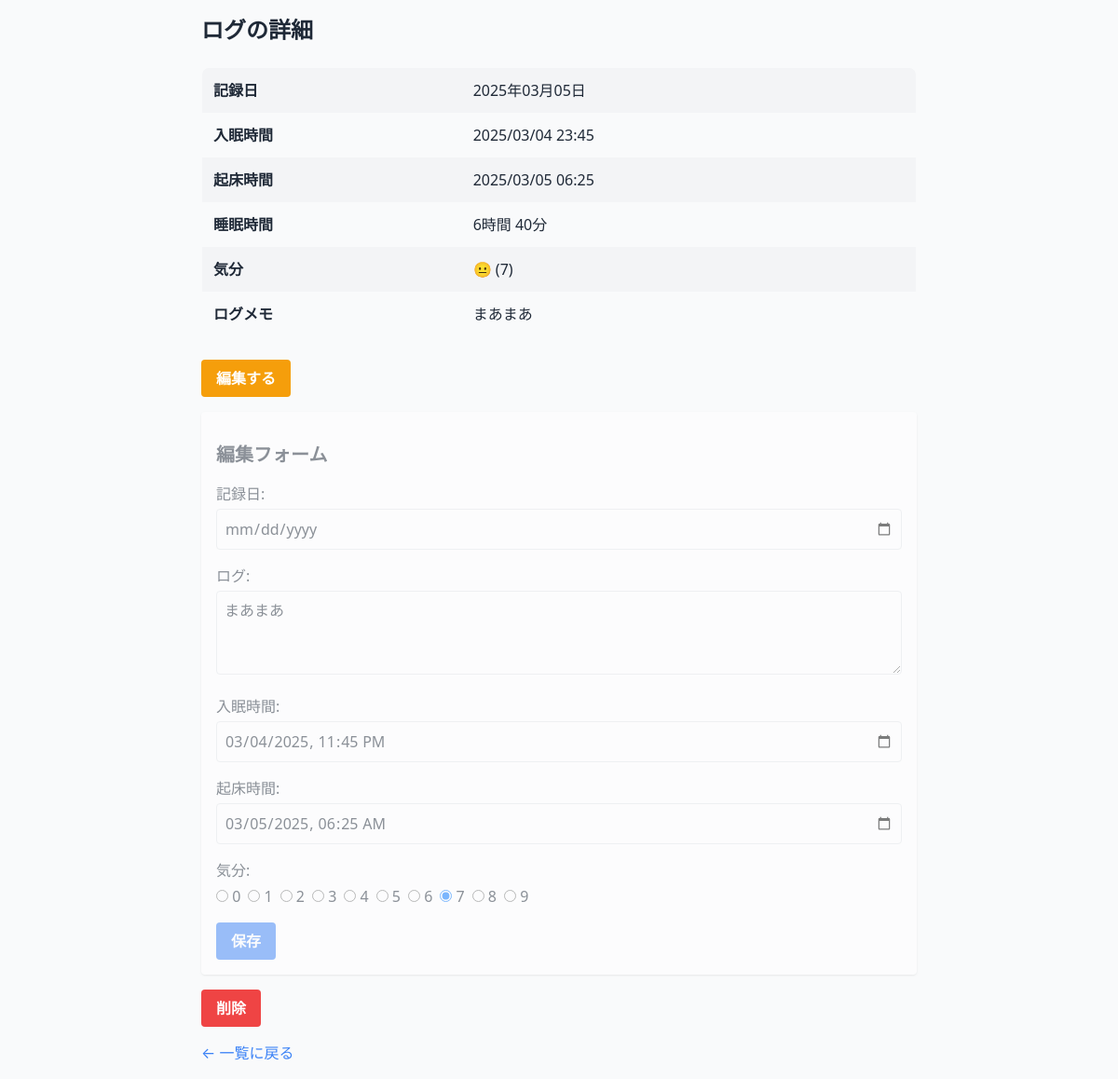
Screenshot of /logs/2/ with the database file from the repository.
### logs/models.py (models this page shows, shortened)
class Log(models.Model):
    date = models.DateField(default=date.today)  # 記録の日付
    sleep_time = models.DateTimeField("sleep time", null=True, blank=True)  # 入眠時間
    wakeup_time = models.DateTimeField("wakeup time", null=True, blank=True)  # 起床時間
    log_text = models.CharField(max_length=200)  # ログ（テキスト）
    mood = models.IntegerField(default=5)  # 気分（1-10 の数値）
    sleep_duration = models.DurationField(null=True, blank=True)  # ← 追加

### logs/views.py (the view)
# urls.py: path("<int:log_id>/", views.detail, name="detail"),
def detail(request, log_id):
    log = get_object_or_404(Log, pk=log_id)
    sleep_duration_str = None
    if log.sleep_duration:
        total_seconds = log.sleep_duration.total_seconds()
        hours = int(total_seconds // 3600)
        minutes = int((total_seconds % 3600) // 60)
        sleep_duration_str = f"{hours}時間 {minutes}分"
    return render(request, "logs/detail.html", {"log": log, "sleep_duration_str": sleep_duration_str})

### logs/templates/logs/detail.html (shortened to what this page needs)
{% extends "base.html" %}
{% block content %}
<div class="max-w-3xl mx-auto">
  <h2 class="text-2xl font-bold mb-6">ログの詳細</h2>
  <table class="w-full mb-6 text-left border border-gray-200 rounded-lg overflow-hidden">
    <tbody>
      <tr class="bg-gray-100">
        <th class="p-3 font-semibold">記録日</th>
        <td class="p-3">{{ log.date|date:"Y年m月d日" }}</td>
      </tr>
      <tr>
        <th class="p-3 font-semibold">入眠時間</th>
        <td class="p-3">{% if log.sleep_time %}{{ log.sleep_time|date:"Y/m/d H:i" }}{% else %}-{% endif %}</td>
      </tr>
      <tr class="bg-gray-100">
        <th class="p-3 font-semibold">起床時間</th>
        <td class="p-3">{% if log.wakeup_time %}{{ log.wakeup_time|date:"Y/m/d H:i" }}{% else %}-{% endif %}</td>
      </tr>
      <tr>
        <th class="p-3 font-semibold">睡眠時間</th>
        <td class="p-3">{% if sleep_duration_str %}{{ sleep_duration_str }}{% else %}-{% endif %}</td>
      </tr>
      <tr class="bg-gray-100">
        <th class="p-3 font-semibold">気分</th>
        <td class="p-3">
          {% if log.mood == 10 %}😃
          {% elif log.mood >= 8 %}😊
          {% elif log.mood >= 6 %}😐
          {% elif log.mood >= 4 %}😞
          {% else %}😢
          {% endif %} ({{ log.mood }})
        </td>
      </tr>
      <tr>
        <th class="p-3 font-semibold">ログメモ</th>
        <td class="p-3">{{ log.log_text }}</td>
      </tr>
    </tbody>
  </table>
  <button onclick="document.getElementById('edit-form').classList.remove('pointer-events-none', 'opacity-50'); this.disabled = true;" class="bg-yellow-500 hover:bg-yellow-600 text-white font-semibold py-2 px-4 rounded mb-4">
    編集する
  </button>
  <form id="edit-form" action="{% url 'logs:update' log.id %}" method="post" class="pointer-events-none opacity-50 mb-4 space-y-4 bg-white p-4 rounded shadow">
    <h3 class="text-xl font-semibold">編集フォーム</h3>
    <div>
      <label for="date" class="block font-medium">記録日:</label>
      <input type="date" id="date" name="date" value="{{ today|date:'Y-m-d' }}" class="mt-1 p-2 border rounded w-full">
    </div>
    <div>
      <label for="log_text" class="block font-medium">ログ:</label>
      <textarea id="log_text" name="log_text" rows="3" class="mt-1 p-2 border rounded w-full">{{ log.log_text }}</textarea>
    </div>
    <div>
      <label for="sleep_time" class="block font-medium">入眠時間:</label>
      <input type="datetime-local" id="sleep_time" name="sleep_time" value="{{ log.sleep_time|date:'Y-m-d\\TH:i' }}" class="mt-1 p-2 border rounded w-full">
    </div>
    <div>
      <label for="wakeup_time" class="block font-medium">起床時間:</label>
      <input type="datetime-local" id="wakeup_time" name="wakeup_time" value="{{ log.wakeup_time|date:'Y-m-d\\TH:i' }}" class="mt-1 p-2 border rounded w-full">
    </div>
    <div>
      <label class="block font-medium">気分:</label>
      <div class="flex flex-wrap gap-2 mt-1">
        {% for i in "0123456789"|make_list %}
          <label>
            <input type="radio" id="mood{{ i }}" name="mood" value="{{ i }}" {% if log.mood == i|add:0 %}checked{% endif %}>
            {{ i }}
          </label>
        {% endfor %}
      </div>
    </div>
    <button type="submit" class="bg-blue-500 hover:bg-blue-600 text-white font-semibold py-2 px-4 rounded">保存</button>
  </form>
  <form action="{% url 'logs:delete' log.id %}" method="get" class="mb-4" onsubmit="return confirm('本当に削除しますか？');">
    <button type="submit" class="bg-red-500 hover:bg-red-600 text-white font-semibold py-2 px-4 rounded">削除</button>
  </form>
  <a href="{% url 'logs:index' %}" class="text-blue-500 hover:underline">← 一覧に戻る</a>
</div>
{% endblock %}

### rows the page displays
Log: date "2025年03月05日", sleep_time "2025/03/04 23:45", wakeup_time "2025/03/05 06:25", mood "7", log_text "まあまあ", sleep_time "03/04/2025 23:45", wakeup_time "03/05/2025 06:25", mood "☐ 0" "☐ 1" "☐ 2" "☐ 3" "☐ 4" "☐ 5" "☐ 6" "☑ 7" "☐ 8" "☐ 9"

### other values shown
{{ sleep_duration_str }} "6時間 40分"
{{ i }} "0" "1" "2" "3" "4" "5" "6" "7" "8" "9"
